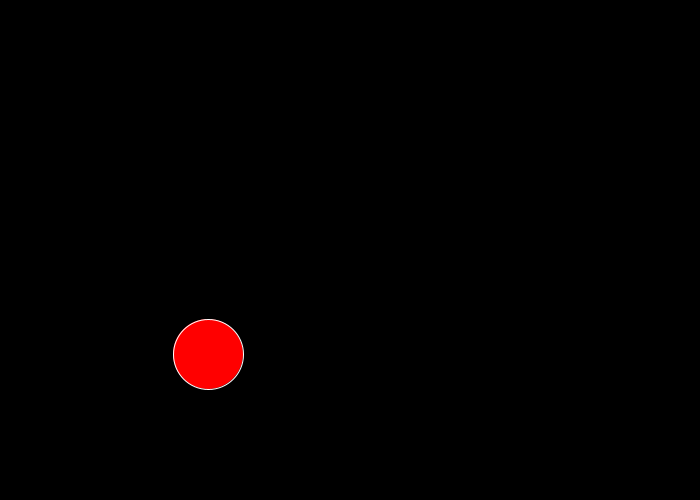
Frame 1 (no input)
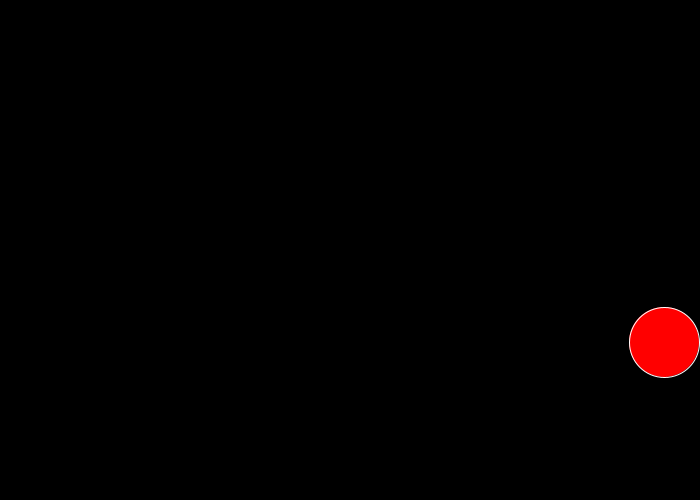
Frame 60 (the mouse pressed at the canvas centre just before this capture)
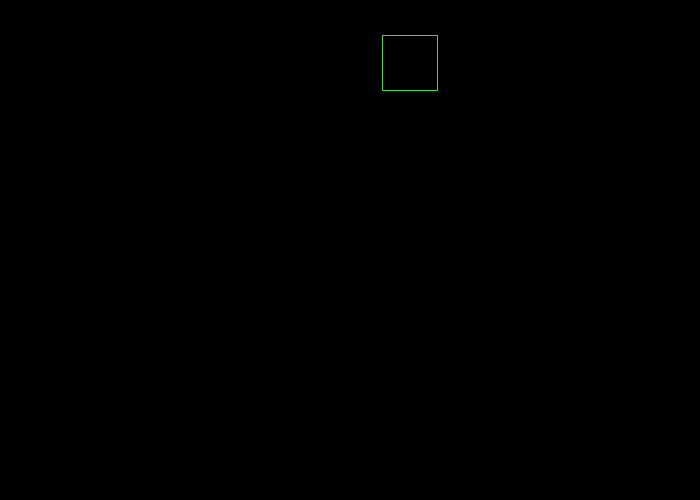
Frame 120 (the mouse held since frame 60 and released just before this capture)

The Processing sketch that drew these frames (run headless with seeded random() and noise(); from frame 60 on, the mouse is pressed at the canvas centre):

// Processing sketch: processing_183061
// ── processing_183061.pde

float colR = 255;
float colG = 0;
float colB = 0;
float linia1 = 255;
float linia2 = 255;
float linia3 = 255;
float dia = 70;
float posX = 200;
float posY = 350;
float velX = 8;
float velY = 4;
float forma = 1;

  void setup() {
  size(700, 500);
  }
  
  void draw() {
    background(0);
  
    posX = posX + velX;
    posY = posY + velY;
  
    fill(colR, colG, colB);
    stroke(linia1, linia2, linia3);
    
    if (forma == 1) {
      ellipse(posX, posY, dia, dia);
    } else if (forma == 2) {
      line(posX-dia, posY-dia,posX+dia,posY-dia);
      line(posX-dia, posY+dia,posX+dia,posY+dia);
      line(posX-dia, posY-dia,posX-dia,posY+dia);
      line(posX+dia, posY-dia,posX+dia,posY+dia);
    }
    
  
    if (posX>= width-dia/2) {
      velX = -velX;
    }
    if (posY>= height-dia/2) {
      velY= -velY;
    }
    if (posX<dia/2) {
      velX = -velX;
    }
    if (posY<dia/2) {
      velY = -velY;
    }
  }
  
  void mousePressed() {
    colR = random(255);
    colG = random(255);
    colB = random(255);
    linia1 = random(255);
    linia2 = random(255);
    linia3 = random(255);
    dia = random(60);
    posX = pmouseX;
    posY = pmouseY;
    velX = random(-10, 10);
    velY = random(-15, 15);
    
    if (forma == 1) {
      forma = 2;
    } else if (forma == 2) {
      forma = 1;
    }
    mouseReleased();
  }
